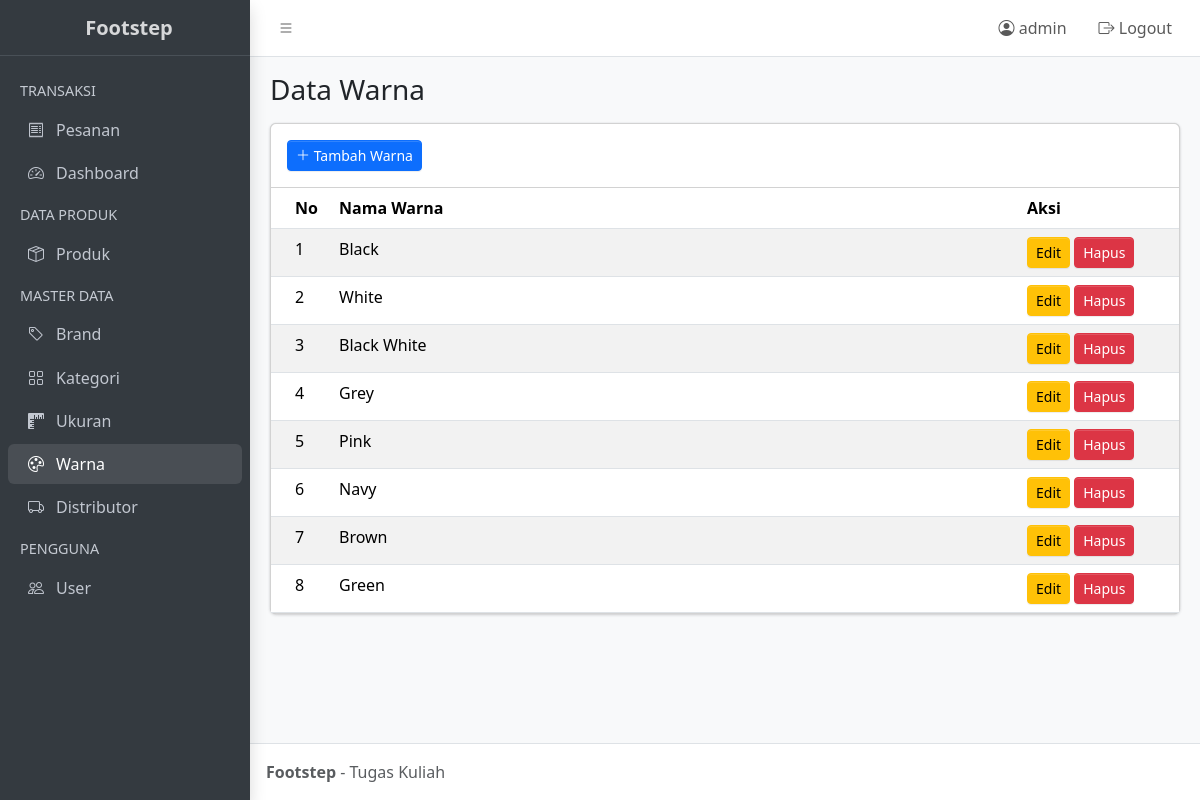
Page /warna/index.php (signed in) on the committed database.
### tables this page shows
CREATE TABLE `warna` (
  `kd_warna` int(11) NOT NULL,
  `nm_warna` varchar(100) NOT NULL
);

### config/koneksi.php (called while the page is built, shortened)
<?php
function e($teks) {
    return htmlspecialchars($teks ?? '', ENT_QUOTES, 'UTF-8');
}

### warna/index.php (the view, shortened to what this page needs)
<?php
include '../partials/header.php';
$data = mysqli_query($koneksi, "SELECT * FROM warna ORDER BY kd_warna");
?>
<div class="app-content-header">
  <div class="container-fluid">
    <h3 class="mb-0">Data Warna</h3>
  </div>
</div>
<div class="app-content">
  <div class="container-fluid">
    <div class="card">
      <div class="card-header">
        <a href="tambah.php" class="btn btn-primary btn-sm">
          <i class="bi bi-plus-lg"></i> Tambah Warna
        </a>
      </div>
      <div class="card-body p-0">
        <table class="table table-striped mb-0 datatable">
          <thead>
            <tr>
              <th style="width:60px">No</th>
              <th>Nama Warna</th>
              <th style="width:160px">Aksi</th>
            </tr>
          </thead>
          <tbody>
            <?php $no = 1; while ($row = mysqli_fetch_assoc($data)): ?>
              <tr>
                <td><?= $no++ ?></td>
                <td><?= e($row['nm_warna']) ?></td>
                <td>
                  <a href="edit.php?id=<?= $row['kd_warna'] ?>" class="btn btn-warning btn-sm">Edit</a>
                  <a href="hapus.php?id=<?= $row['kd_warna'] ?>" class="btn btn-danger btn-sm"
                     onclick="return confirm('Yakin hapus warna ini?')">Hapus</a>
                </td>
              </tr>
            <?php endwhile; ?>
          </tbody>
        </table>
      </div>
    </div>
  </div>
</div>
<?php include '../partials/footer.php'; ?>

### rows in the picture
warna: nm_warna "Black"
warna: nm_warna "White"
warna: nm_warna "Black White"
warna: nm_warna "Grey"
warna: nm_warna "Pink"
warna: nm_warna "Navy"
warna: nm_warna "Brown"
warna: nm_warna "Green"

### other values in the picture
$_SESSION['user']['username'] "admin"
